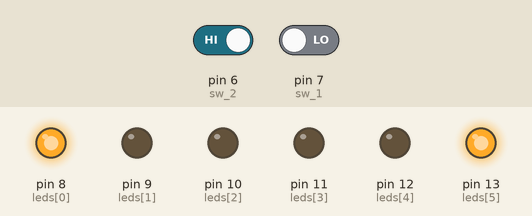
Recording of a sketch running on a simulated Arduino Uno, built with avr-gcc and run on an emulated ATmega328P. On the bench: output pins drawn as LEDs (lit = HIGH). The inputs (shaded band) are chosen by the test bench; at power-on: pin 6 (sw_2) HIGH, pin 7 (sw_1) LOW. Random numbers use the default seed unless the sketch sets one.

Above: at 0.5 s.
At 9.2 s:
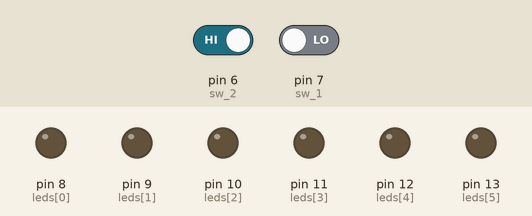
9.6 s: pin 6 (sw_2) driven LOW and pin 7 (sw_1) driven HIGH
At 9.8 s:
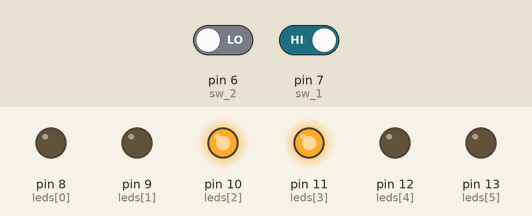
Timing chart, 0 to 29.3 s (numbered marks = the images above; inputs shaded):
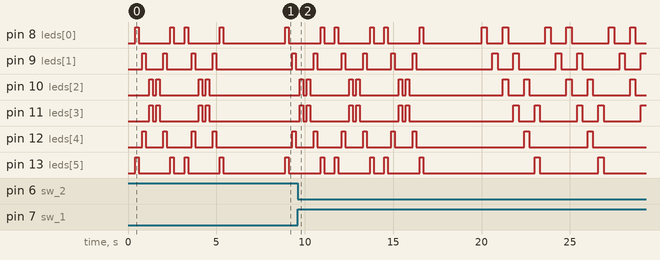

The sketch:

Mejia_Mishel-Deber_2_ForRandomico.ino
```cpp
 /*      2 JUEGOS DE 6 LUCES EMPLEANDO CICLOS FOR
 *
 * Este programa consta de 2 juegos de luces con 6 leds.
 *
 * NOMBRE: Mishel Mejía
 * FECHA DE ENTREGA: 27/10/2016
 */


// declarar Variables Globales
int sw_1=7; //switch 1
int sw_2=6; //switch 2


void setup() {
  //Poner la funcion de los pines
  pinMode(8,OUTPUT); //pin 8 como salida
  pinMode(9,OUTPUT); //pin 9 como salida
  pinMode(10,OUTPUT); //pin 10 como salida
  pinMode(11,OUTPUT); //pin 11 como salida
  pinMode(12,OUTPUT); //pin 12 como salida
  pinMode(13,OUTPUT); //pin 13 como salida
  pinMode(sw_1,INPUT); //pin 7 como entrada
  pinMode(sw_2,INPUT); //pin 6 como entrada

}

void loop() {

  luces_1 ();// llamar clase luces_1
  luces_2 ();//llamar clase luces_2


}

void luces_1 ()// FOR RANDOMICO
{
   int  leds [6]={8,9,10,11,12,13}; // declara vector
   int j; //variable de for1 tipo int
   int lim=0; //variable limite que contendra el random
   int contador=0;// variable for2
      delay(200);//retardo
      lim=random(6);// variable que guarda el limite del random de 0 a 6
         if(digitalRead(sw_1)==HIGH&&digitalRead(sw_2)==LOW){ //condicion para que se efectue el for randomico
           for(j=0;j<=lim;j++){//for 1 este for decidira el número de veces que se repite el for 2
              for(;contador<6;contador++)// for2 el numero del contador será la limitacion de posiciones del ciclo for
   {
    digitalWrite (leds[contador],HIGH);// en la posicion contador es decir 0 se le dara un valor alto es la primera luz que saldra. Esta variable aumentará en uno cuando se acabe el ciclo for2
    digitalWrite (leds[contador-2],HIGH); //En la posicion contador -2 se le dara un valor alto, esta estará retardada de la anterior en dos posiciones pues arduino lee linea a linea, variara segun aumente el contador
       delay(300); //retardo
    digitalWrite (leds[contador],LOW); // el contador se encuentra en estado bajo es decir en un tiempo de 300ms la posicion que arriba se encontraba en alto pasara a bajo
    digitalWrite (leds[contador-2],LOW); //el contador-2 se encuentra en estado bajo es decir en un tiempo de 300ms la posicion que arriba se encontraba en alto pasara a bajo
    delay (300);//retardo
   }contador=0;// inicializa la variable en 0, fin for 2
              }//for 1
              delay(2500);//(ATENCION)Tiempo de espera antes de empezar la siguiente secuencia que generará el for randómico.
                         //El ciclo no termina despues de la primera secuencia es decir las luces no se apagara, se espera 2500 ms para la siguiente secuencia que se repetira un numero de veces distinto al primero segun lo decida el for
            } //Final juego de luces 1

  }

  void luces_2 ()// GENERAR UN JUEGO DE LUCES QUE VAYA DESDE LOS EXTREMS HASTA EL CENTRO Y LUEGO REBOTE DEL CENTRO HACIA LOS EXTREMOS

  { int leds [6]={8,9,10,11,12,13};// declara vector
    int j;//variable de for1 tipo int
    int lim=0;//variable limite que contendra el random
     if(digitalRead(sw_1)==LOW&&digitalRead(sw_2)==HIGH){//condicion para que se efectue el for randomico
           delay(200);// retardo
           lim=random(6);//variable que contiene el random de 0 a 6
           for(j=0;j<=lim;j++){//for 1 este for decidira el número de veces que se repite el for 2
            int contador1=0;
              for(;contador1<=6;contador1++)//  for 2 el numero del contador será la limitacion de posiciones del vector en el ciclo for
                   {
                   digitalWrite (leds[5-contador1],HIGH); digitalWrite (leds[contador1],HIGH);//en la posicion 5 el contador que es el que varia habrá un estado alto
                   delay (200);
                   digitalWrite (leds[5-contador1],LOW); digitalWrite (leds[contador1],LOW);//en la posicion del contador que es la variable que ira aumentando tambien estara en alto al mismo tiempo que arriba porque no hay un delay
                   delay(200);//retardo
                   }contador1=0;// inicializa la variable en 0
                              }//for 1
              delay(2500);//(ATENCION)Tiempo de espera antes de empezar la siguiente secuencia que generará el for randómico.
                         //El ciclo no termina despues de la primera secuencia se espera el tiempo de 2500 ms para la siguiente secuencia que se repetira un numero de veces distinto al primero segun lo decida el for
            } //Final juego de luces 2
           }
```
